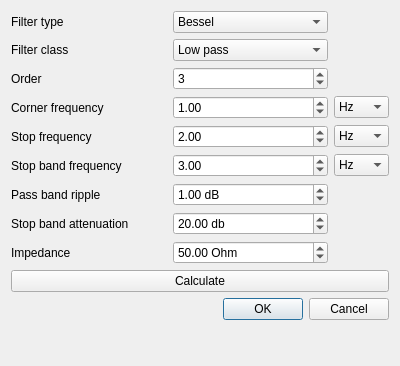
<?xml version="1.0" encoding="UTF-8"?>
<ui version="4.0">
 <class>FilterDialog</class>
 <widget class="QDialog" name="FilterDialog">
  <property name="geometry">
   <rect>
    <x>0</x>
    <y>0</y>
    <width>400</width>
    <height>366</height>
   </rect>
  </property>
  <property name="windowTitle">
   <string>Filter synthesis</string>
  </property>
  <layout class="QVBoxLayout" name="verticalLayout">
   <item>
    <layout class="QGridLayout" name="gridLayout">
     <item row="0" column="0">
      <widget class="QLabel" name="labelType">
       <property name="text">
        <string>Filter type</string>
       </property>
      </widget>
     </item>
     <item row="1" column="0">
      <widget class="QLabel" name="labelClass">
       <property name="text">
        <string>Filter class</string>
       </property>
      </widget>
     </item>
     <item row="2" column="0">
      <widget class="QLabel" name="labelOrder">
       <property name="text">
        <string>Order</string>
       </property>
      </widget>
     </item>
     <item row="3" column="0">
      <widget class="QLabel" name="labelStart">
       <property name="text">
        <string>Corner frequency</string>
       </property>
      </widget>
     </item>
     <item row="4" column="0">
      <widget class="QLabel" name="labelStop">
       <property name="text">
        <string>Stop frequency</string>
       </property>
      </widget>
     </item>
     <item row="5" column="0">
      <widget class="QLabel" name="labelStopBand">
       <property name="text">
        <string>Stop band frequency</string>
       </property>
      </widget>
     </item>
     <item row="6" column="0">
      <widget class="QLabel" name="labelRipple">
       <property name="text">
        <string>Pass band ripple</string>
       </property>
      </widget>
     </item>
     <item row="7" column="0">
      <widget class="QLabel" name="labelAttenuation">
       <property name="text">
        <string>Stop band attenuation</string>
       </property>
      </widget>
     </item>
     <item row="8" column="0">
      <widget class="QLabel" name="labelImpedance">
       <property name="text">
        <string>Impedance</string>
       </property>
      </widget>
     </item>
     <item row="0" column="1">
      <widget class="QComboBox" name="comboType">
       <item>
        <property name="text">
         <string>Bessel</string>
        </property>
       </item>
       <item>
        <property name="text">
         <string>Butterworth</string>
        </property>
       </item>
       <item>
        <property name="text">
         <string>Chebyshev</string>
        </property>
       </item>
       <item>
        <property name="text">
         <string>Cauer</string>
        </property>
       </item>
      </widget>
     </item>
     <item row="1" column="1">
      <widget class="QComboBox" name="comboClass">
       <item>
        <property name="text">
         <string>Low pass</string>
        </property>
       </item>
       <item>
        <property name="text">
         <string>High pass</string>
        </property>
       </item>
       <item>
        <property name="text">
         <string>Band pass</string>
        </property>
       </item>
       <item>
        <property name="text">
         <string>Band stop</string>
        </property>
       </item>
      </widget>
     </item>
     <item row="2" column="1">
      <widget class="QSpinBox" name="spinOrder">
       <property name="value">
        <number>3</number>
       </property>
      </widget>
     </item>
     <item row="3" column="1">
      <widget class="QDoubleSpinBox" name="spinStart">
       <property name="value">
        <double>1.000000000000000</double>
       </property>
      </widget>
     </item>
     <item row="4" column="1">
      <widget class="QDoubleSpinBox" name="spinStop">
       <property name="value">
        <double>2.000000000000000</double>
       </property>
      </widget>
     </item>
     <item row="5" column="1">
      <widget class="QDoubleSpinBox" name="spinStopBand">
       <property name="value">
        <double>3.000000000000000</double>
       </property>
      </widget>
     </item>
     <item row="6" column="1">
      <widget class="QDoubleSpinBox" name="spinRipple">
       <property name="suffix">
        <string> dB</string>
       </property>
       <property name="value">
        <double>1.000000000000000</double>
       </property>
      </widget>
     </item>
     <item row="7" column="1">
      <widget class="QDoubleSpinBox" name="spinAttenuation">
       <property name="suffix">
        <string> db</string>
       </property>
       <property name="value">
        <double>20.000000000000000</double>
       </property>
      </widget>
     </item>
     <item row="8" column="1">
      <widget class="QDoubleSpinBox" name="spinImpedance">
       <property name="suffix">
        <string> Ohm</string>
       </property>
       <property name="value">
        <double>50.000000000000000</double>
       </property>
      </widget>
     </item>
     <item row="5" column="2">
      <widget class="QComboBox" name="comboStopBand">
       <item>
        <property name="text">
         <string>Hz</string>
        </property>
       </item>
       <item>
        <property name="text">
         <string>kHz</string>
        </property>
       </item>
       <item>
        <property name="text">
         <string>MHz</string>
        </property>
       </item>
       <item>
        <property name="text">
         <string>GHz</string>
        </property>
       </item>
      </widget>
     </item>
     <item row="4" column="2">
      <widget class="QComboBox" name="comboStop">
       <item>
        <property name="text">
         <string>Hz</string>
        </property>
       </item>
       <item>
        <property name="text">
         <string>kHz</string>
        </property>
       </item>
       <item>
        <property name="text">
         <string>MHz</string>
        </property>
       </item>
       <item>
        <property name="text">
         <string>GHz</string>
        </property>
       </item>
      </widget>
     </item>
     <item row="3" column="2">
      <widget class="QComboBox" name="comboStart">
       <property name="sizePolicy">
        <sizepolicy hsizetype="Fixed" vsizetype="Fixed">
         <horstretch>0</horstretch>
         <verstretch>0</verstretch>
        </sizepolicy>
       </property>
       <item>
        <property name="text">
         <string>Hz</string>
        </property>
       </item>
       <item>
        <property name="text">
         <string>kHz</string>
        </property>
       </item>
       <item>
        <property name="text">
         <string>MHz</string>
        </property>
       </item>
       <item>
        <property name="text">
         <string>GHz</string>
        </property>
       </item>
      </widget>
     </item>
    </layout>
   </item>
   <item>
    <widget class="QPushButton" name="btnCalculate">
     <property name="text">
      <string>Calculate</string>
     </property>
    </widget>
   </item>
   <item>
    <widget class="QDialogButtonBox" name="buttonBox">
     <property name="orientation">
      <enum>Qt::Horizontal</enum>
     </property>
     <property name="standardButtons">
      <set>QDialogButtonBox::Cancel|QDialogButtonBox::Ok</set>
     </property>
    </widget>
   </item>
   <item>
    <widget class="QLabel" name="statusBar">
     <property name="text">
      <string/>
     </property>
    </widget>
   </item>
  </layout>
 </widget>
 <resources/>
 <connections>
  <connection>
   <sender>buttonBox</sender>
   <signal>accepted()</signal>
   <receiver>FilterDialog</receiver>
   <slot>accept()</slot>
   <hints>
    <hint type="sourcelabel">
     <x>248</x>
     <y>254</y>
    </hint>
    <hint type="destinationlabel">
     <x>157</x>
     <y>274</y>
    </hint>
   </hints>
  </connection>
  <connection>
   <sender>buttonBox</sender>
   <signal>rejected()</signal>
   <receiver>FilterDialog</receiver>
   <slot>reject()</slot>
   <hints>
    <hint type="sourcelabel">
     <x>316</x>
     <y>260</y>
    </hint>
    <hint type="destinationlabel">
     <x>286</x>
     <y>274</y>
    </hint>
   </hints>
  </connection>
 </connections>
</ui>
